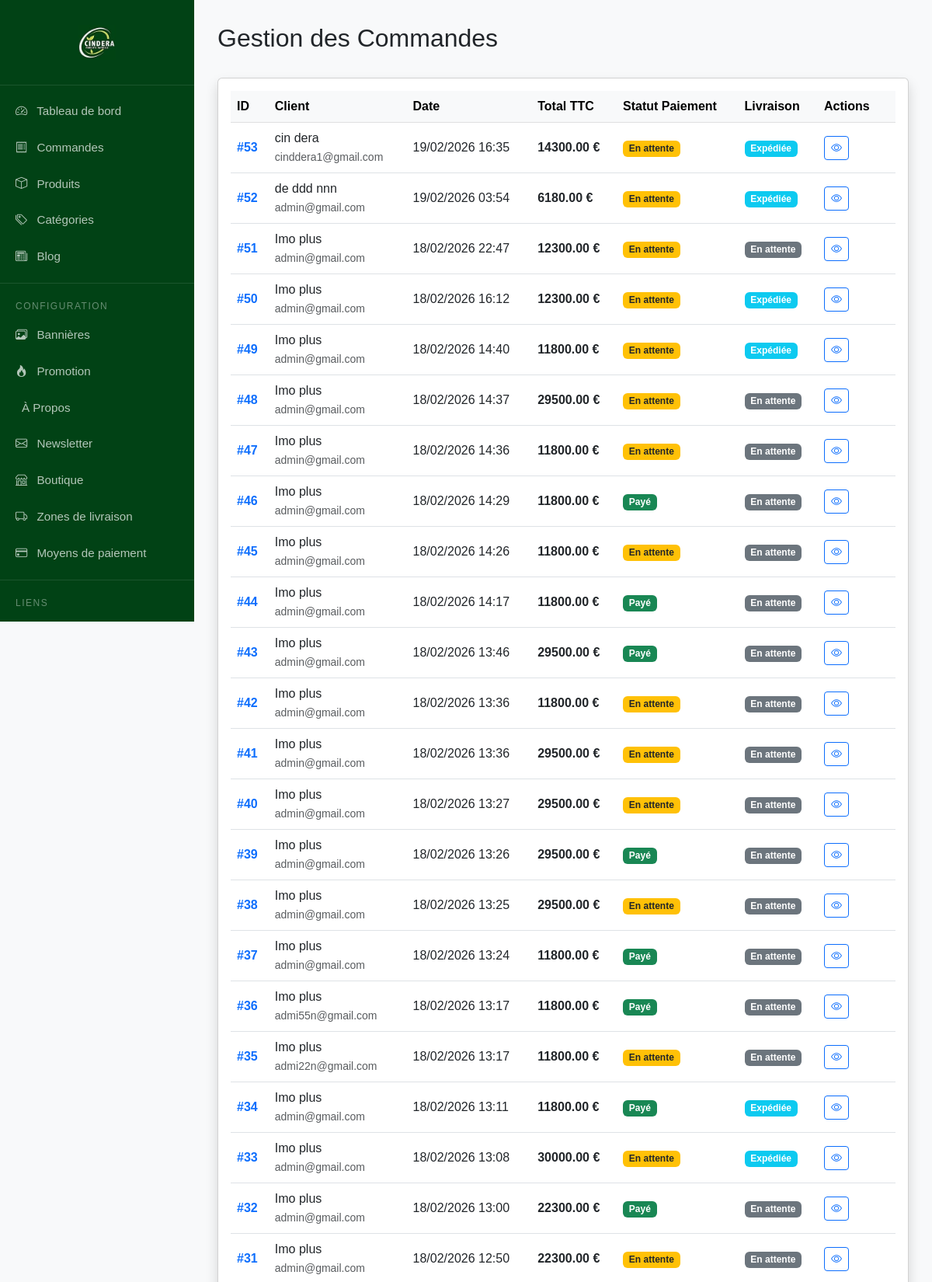
The app's page /dashboard/orders/ (signed in, upper part) with its own data.
### shop/models.py (models this page shows, shortened)
class Order(models.Model):
    class PaymentStatus(models.TextChoices):
        PENDING = 'pending', 'En attente'
        PAID = 'paid', 'Payé'
        FAILED = 'failed', 'Échoué'
        REFUNDED = 'refunded', 'Remboursé'
    user = models.ForeignKey(
        settings.AUTH_USER_MODEL,
        on_delete=models.SET_NULL, null=True, blank=True, related_name='orders'
    )
    first_name = models.CharField(max_length=100)
    last_name = models.CharField(max_length=100)
    email = models.EmailField()
    address = models.TextField()
    postal_code = models.CharField(max_length=20, verbose_name="Code postal")
    phone = models.CharField(max_length=20, blank=True, verbose_name="Téléphone")
    city = models.CharField(max_length=100)
    country = models.CharField(max_length=50)  # <-- ajoute ce champ
    shipping_zone = models.ForeignKey(ShippingZone, on_delete=models.SET_NULL, null=True)
    payment_method = models.ForeignKey(PaymentMethod, on_delete=models.SET_NULL, null=True)
    coupon = models.ForeignKey(Coupon, on_delete=models.SET_NULL, null=True, blank=True)
    subtotal = models.DecimalField(max_digits=10, decimal_places=2, default=0)
    vat_rate = models.DecimalField(max_digits=5, decimal_places=2, default=18)
    vat_amount = models.DecimalField(max_digits=10, decimal_places=2, default=0)
    shipping_cost = models.DecimalField(max_digits=10, decimal_places=2, default=0)
    discount_amount = models.DecimalField(max_digits=10, decimal_places=2, default=0)
    payment_fee = models.DecimalField(max_digits=10, decimal_places=2, default=0)
    total_price = models.DecimalField(max_digits=10, decimal_places=2, default=0)
    payment_status = models.CharField(max_length=20, choices=PaymentStatus.choices, default=PaymentStatus.PENDING)
    is_shipped = models.BooleanField(default=False)
    created_at = models.DateTimeField(auto_now_add=True)
    class Meta:
        ordering = ['-created_at']

### shop/decorators.py (the view)
    def _wrapped_view(request, *args, **kwargs):
        if request.user.is_authenticated:
            if request.user.is_manager or request.user.is_admin_role:
                return view_func(request, *args, **kwargs)
            else:
                raise PermissionDenied("Vous n'avez pas la permission d'accéder à cette page.")
        else:
            return redirect('products:login')  # redirige si non connecté

### shop/context_processors.py (called while the page is built)
def cart_item_count(request):
    cart = request.session.get('cart', {})
    total_quantity = sum(int(item['quantity']) for item in cart.values())
    return {'cart_item_count': total_quantity}

def categories_context(request):
    return {
        'categories': Category.objects.all()
    }

### shop/models.py (called while the page is built)
    @property
    def is_manager(self):
        return self.role == self.Role.GESTIONNAIRE

    @property
    def is_admin_role(self):
        return self.role == self.Role.ADMIN

### shop/views.py (called while the page is built)
@login_required
@admin_or_manager_required
def dashboard_orders(request):
    orders = Order.objects.all()
    return render(request, 'dashboard/orders/list.html', {'orders': orders})

### templates/dashboard/orders/list.html (shortened to what this page needs)
{% extends "dashboard/base_dashboard.html" %}
{% block content %}
<div class="d-flex justify-content-between align-items-center mb-4">
    <h2>Gestion des Commandes</h2>
</div>
<div class="card shadow">
    <div class="card-body">
        <div class="table-responsive">
            <table class="table table-hover align-middle">
                <thead class="table-light">
                    <tr>
                        <th>ID</th>
                        <th>Client</th>
                        <th>Date</th>
                        <th>Total TTC</th>
                        <th>Statut Paiement</th>
                        <th>Livraison</th>
                        <th style="width: 100px;">Actions</th>
                    </tr>
                </thead>
                <tbody>
                    {% for order in orders %}
                    <tr>
                        <td>
                            <a href="{% url 'dashboard:order_detail' order.id %}" class="fw-bold text-decoration-none">
                                #{{ order.id }}
                            </a>
                        </td>
                        <td>
                            {{ order.first_name }} {{ order.last_name }}<br>
                            <small class="text-muted">{{ order.email }}</small>
                        </td>
                        <td>{{ order.created_at|date:"d/m/Y H:i" }}</td>
                        <td><strong>{{ order.total_price }} €</strong></td>
                        <td>
                            <span class="badge
                                {% if order.payment_status == 'paid' %}bg-success
                                {% elif order.payment_status == 'pending' %}bg-warning text-dark
                                {% elif order.payment_status == 'failed' %}bg-danger
                                {% else %}bg-secondary{% endif %}">
                                {{ order.get_payment_status_display }}
                            </span>
                        </td>
                        <td>
                            {% if order.is_shipped %}
                                <span class="badge bg-info">Expédiée</span>
                            {% else %}
                                <span class="badge bg-secondary">En attente</span>
                            {% endif %}
                        </td>
                        <td>
                            <a href="{% url 'dashboard:order_detail' order.id %}" class="btn btn-sm btn-outline-primary" title="Voir détails">
                                <i class="bi bi-eye"></i>
                            </a>
                        </td>
                    </tr>
                    {% endfor %}
                </tbody>
            </table>
        </div>
    </div>
</div>
{% endblock %}

### templates/dashboard/base_dashboard.html (style rules this page uses)
body { background-color: #f8f9fa; }
body { background-color: #f8f9fa; font-family: 'Poppins', sans-serif; }

### records on screen
Order: id "53", first_name "cin", last_name "dera", email "cinddera1@gmail.com", created_at "19/02/2026 16:35", total_price "14300.00", payment_status "En attente", is_shipped "Expédiée"
Order: id "52", first_name "de ddd", last_name "nnn", email "admin@gmail.com", created_at "19/02/2026 03:54", total_price "6180.00", payment_status "En attente", is_shipped "Expédiée"
Order: id "51", first_name "Imo", last_name "plus", email "admin@gmail.com", created_at "18/02/2026 22:47", total_price "12300.00", payment_status "En attente", is_shipped "En attente"
Order: id "50", first_name "Imo", last_name "plus", email "admin@gmail.com", created_at "18/02/2026 16:12", total_price "12300.00", payment_status "En attente", is_shipped "Expédiée"
Order: id "49", first_name "Imo", last_name "plus", email "admin@gmail.com", created_at "18/02/2026 14:40", total_price "11800.00", payment_status "En attente", is_shipped "Expédiée"
Order: id "48", first_name "Imo", last_name "plus", email "admin@gmail.com", created_at "18/02/2026 14:37", total_price "29500.00", payment_status "En attente", is_shipped "En attente"
Order: id "47", first_name "Imo", last_name "plus", email "admin@gmail.com", created_at "18/02/2026 14:36", total_price "11800.00", payment_status "En attente", is_shipped "En attente"
Order: id "46", first_name "Imo", last_name "plus", email "admin@gmail.com", created_at "18/02/2026 14:29", total_price "11800.00", payment_status "Payé", is_shipped "En attente"
Order: id "45", first_name "Imo", last_name "plus", email "admin@gmail.com", created_at "18/02/2026 14:26", total_price "11800.00", payment_status "En attente", is_shipped "En attente"
Order: id "44", first_name "Imo", last_name "plus", email "admin@gmail.com", created_at "18/02/2026 14:17", total_price "11800.00", payment_status "Payé", is_shipped "En attente"
Order: id "43", first_name "Imo", last_name "plus", email "admin@gmail.com", created_at "18/02/2026 13:46", total_price "29500.00", payment_status "Payé", is_shipped "En attente"
Order: id "42", first_name "Imo", last_name "plus", email "admin@gmail.com", created_at "18/02/2026 13:36", total_price "11800.00", payment_status "En attente", is_shipped "En attente"
Order: id "41", first_name "Imo", last_name "plus", email "admin@gmail.com", created_at "18/02/2026 13:36", total_price "29500.00", payment_status "En attente", is_shipped "En attente"
Order: id "40", first_name "Imo", last_name "plus", email "admin@gmail.com", created_at "18/02/2026 13:27", total_price "29500.00", payment_status "En attente", is_shipped "En attente"
Order: id "39", first_name "Imo", last_name "plus", email "admin@gmail.com", created_at "18/02/2026 13:26", total_price "29500.00", payment_status "Payé", is_shipped "En attente"
Order: id "38", first_name "Imo", last_name "plus", email "admin@gmail.com", created_at "18/02/2026 13:25", total_price "29500.00", payment_status "En attente", is_shipped "En attente"
Order: id "37", first_name "Imo", last_name "plus", email "admin@gmail.com", created_at "18/02/2026 13:24", total_price "11800.00", payment_status "Payé", is_shipped "En attente"
Order: id "36", first_name "Imo", last_name "plus", email "admi55n@gmail.com", created_at "18/02/2026 13:17", total_price "11800.00", payment_status "Payé", is_shipped "En attente"
Order: id "35", first_name "Imo", last_name "plus", email "admi22n@gmail.com", created_at "18/02/2026 13:17", total_price "11800.00", payment_status "En attente", is_shipped "En attente"
Order: id "34", first_name "Imo", last_name "plus", email "admin@gmail.com", created_at "18/02/2026 13:11", total_price "11800.00", payment_status "Payé", is_shipped "Expédiée"
Order: id "33", first_name "Imo", last_name "plus", email "admin@gmail.com", created_at "18/02/2026 13:08", total_price "30000.00", payment_status "En attente", is_shipped "Expédiée"
Order: id "32", first_name "Imo", last_name "plus", email "admin@gmail.com", created_at "18/02/2026 13:00", total_price "22300.00", payment_status "Payé", is_shipped "En attente"
Order: id "31", first_name "Imo", last_name "plus", email "admin@gmail.com", created_at "18/02/2026 12:50", total_price "22300.00", payment_status "En attente", is_shipped "En attente"
